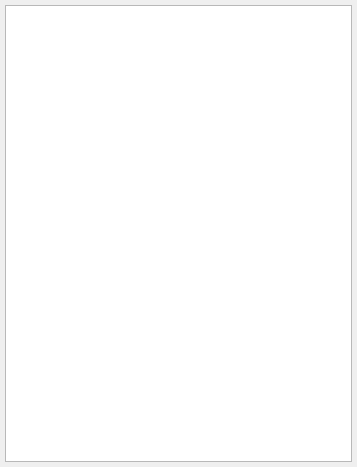
<?xml version="1.0" encoding="UTF-8"?>
<ui version="4.0">
 <class>ProtobufTree</class>
 <widget class="QWidget" name="ProtobufTree">
  <property name="geometry">
   <rect>
    <x>0</x>
    <y>0</y>
    <width>357</width>
    <height>467</height>
   </rect>
  </property>
  <property name="windowTitle">
   <string>协议树</string>
  </property>
  <layout class="QVBoxLayout" name="verticalLayout">
   <property name="spacing">
    <number>0</number>
   </property>
   <property name="leftMargin">
    <number>5</number>
   </property>
   <property name="topMargin">
    <number>5</number>
   </property>
   <property name="rightMargin">
    <number>5</number>
   </property>
   <property name="bottomMargin">
    <number>5</number>
   </property>
   <item>
    <widget class="QTreeWidget" name="treeWidget">
     <attribute name="headerVisible">
      <bool>false</bool>
     </attribute>
     <column>
      <property name="text">
       <string>数据</string>
      </property>
     </column>
    </widget>
   </item>
  </layout>
 </widget>
 <resources/>
 <connections/>
</ui>
